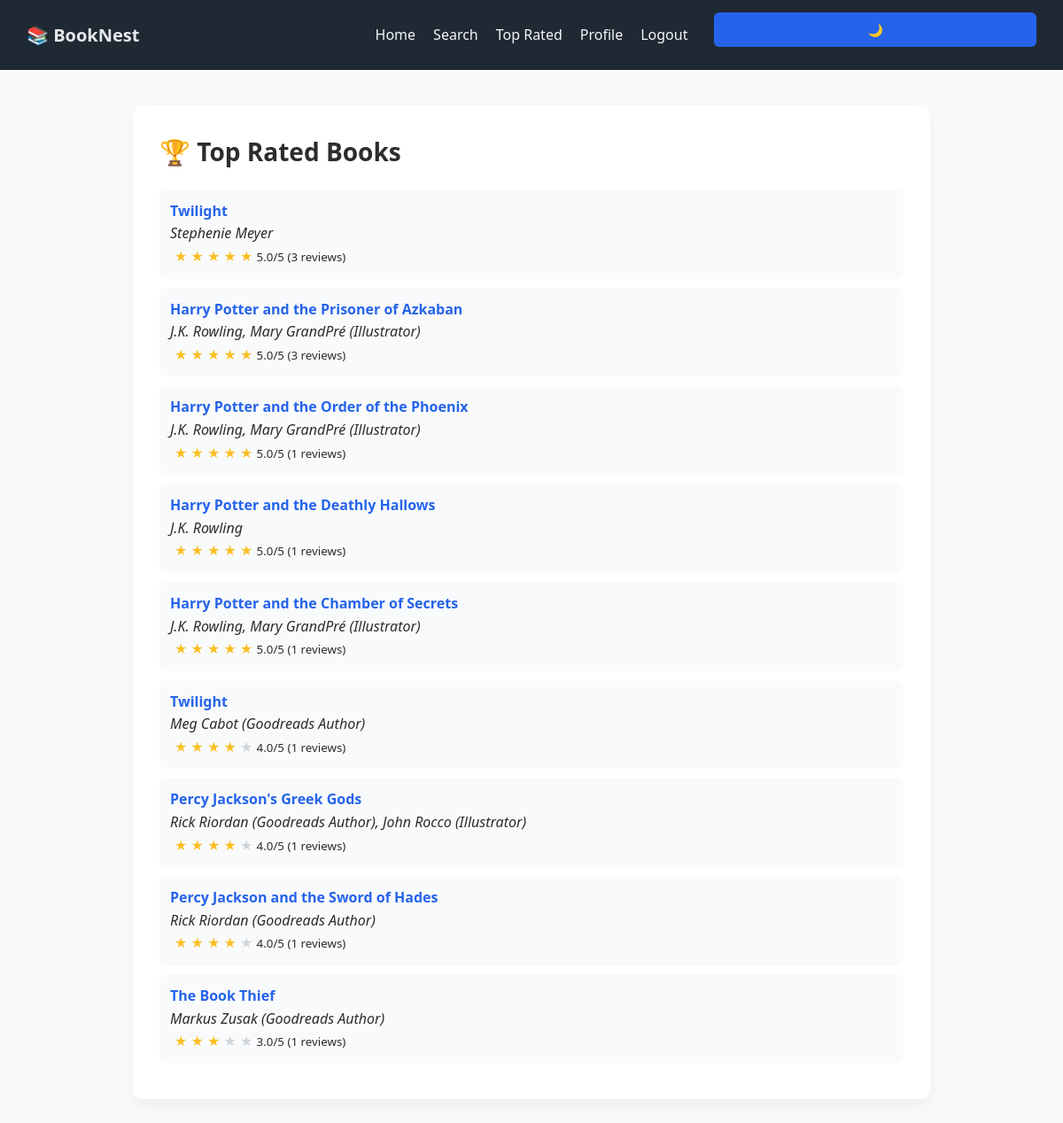
Page /top (signed in) on the committed database.
### tables this page shows
CREATE TABLE "books" (
    id INTEGER PRIMARY KEY AUTOINCREMENT,
    title TEXT NOT NULL,
    author TEXT NOT NULL,
    isbn TEXT NOT NULL UNIQUE
);

### app.py (the view)
@app.route("/top")
@login_required
def top():
    top_books = db.execute("""
        SELECT
            books.title,
            books.author,
            books.isbn,
            ROUND(AVG(reviews.rating), 2) AS avg_rating,
            COUNT(reviews.id) AS review_count
        FROM reviews
        JOIN books ON reviews.book_id = books.id
        GROUP BY books.id
        HAVING COUNT(reviews.id) > 0
        ORDER BY avg_rating DESC, review_count DESC
        LIMIT 20
    """)
    return render_template("top.html", books=top_books)

### helpers.py (called while the page is built)
def login_required(f):
    @wraps(f)
    def decorated_function(*args, **kwargs):
        if session.get("user_id") is None:
            return redirect("/login")
        return f(*args, **kwargs)
    return decorated_function

### templates/top.html (shortened to what this page needs)
{% extends "layout.html" %}
{% block main %}
<h1>🏆 Top Rated Books</h1>
{% if books %}
    <ul>
    {% for book in books %}
        <li>
            <a href="/book/{{ book.isbn }}">
                <strong>{{ book.title }}</strong>
            </a>
            <br>
            <em>{{ book.author }}</em>
            <br>
            <span class="stars">
                {% for i in range(book.avg_rating | round(0, 'floor') | int) %}
                    ★
                {% endfor %}
                {% for i in range(5 - (book.avg_rating | round(0, 'floor') | int)) %}
                    <span class="star-empty">★</span>
                {% endfor %}
            </span>
            <small>
                {{ book.avg_rating }}/5 ({{ book.review_count }} reviews)
            </small>
        </li>
    {% endfor %}
    </ul>
{% else %}
    <p>No books have been reviewed yet.</p>
{% endif %}
{% endblock %}

### static/styles.css (style rules this page uses)
* { margin: 0; padding: 0; box-sizing: border-box; font-family: "Segoe UI", Tahoma, Geneva, Verdana, sans-serif; }
body { background-color: #f5f6fa; color: #2c2c2c; line-height: 1.6; }
h1 { margin-bottom: 20px; font-size: 28px; }
ul { list-style: none; }
li { padding: 12px; margin-bottom: 10px; background-color: #f9fafb; border-radius: 8px; }
a { color: #2563eb; text-decoration: none; }
.stars { color: #fbbf24; font-size: 16px; margin-left: 5px; }
.star-empty { color: #d1d5db; }
body, .book-card, .hero { transition: background-color 0.3s ease, color 0.3s ease; }
body { background-color: #f8fafc; background-image: url("https://www.transparenttextures.com/patterns/subtle-grunge.png"); }

### rows in the picture
books: title "Twilight", author "Stephenie Meyer", avg_rating "5.0", review_count "3"
books: title "Harry Potter and the Prisoner of Azkaban", author "J.K. Rowling, Mary GrandPré (Illustrator)", avg_rating "5.0", review_count "3"
books: title "Harry Potter and the Order of the Phoenix", author "J.K. Rowling, Mary GrandPré (Illustrator)", avg_rating "5.0", review_count "1"
books: title "Harry Potter and the Deathly Hallows", author "J.K. Rowling", avg_rating "5.0", review_count "1"
books: title "Harry Potter and the Chamber of Secrets", author "J.K. Rowling, Mary GrandPré (Illustrator)", avg_rating "5.0", review_count "1"
books: title "Twilight", author "Meg Cabot (Goodreads Author)", avg_rating "4.0", review_count "1"
books: title "Percy Jackson's Greek Gods", author "Rick Riordan (Goodreads Author), John Rocco (Illustrator)", avg_rating "4.0", review_count "1"
books: title "Percy Jackson and the Sword of Hades", author "Rick Riordan (Goodreads Author)", avg_rating "4.0", review_count "1"
books: title "The Book Thief", author "Markus Zusak (Goodreads Author)", avg_rating "3.0", review_count "1"
